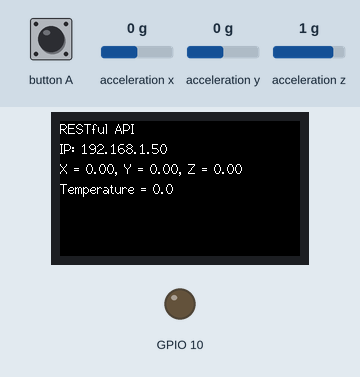
Simulated run of this sketch. Board: ESP32. On the bench: 240×135 colour display, output pins drawn as LEDs (lit = HIGH). The inputs (shaded band) are chosen by the test bench; at power-on: acceleration x 0 g, acceleration y 0 g, acceleration z 1 g. WiFi joins after 1.5 s; servers stay silent unless stated; what the sketch prints to the serial monitor is not drawn.

Above: at 2.9 s.
3.0 s: button A pressed for 0.15 s
At 3.08 s:
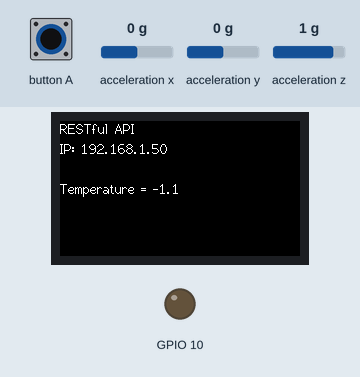
At 3.6 s:
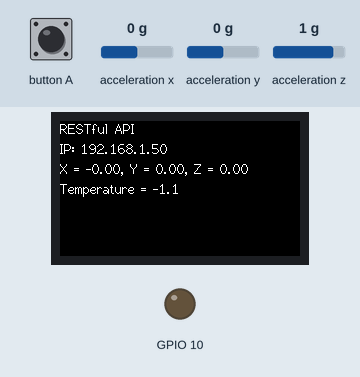
Timing chart, 0 to 6.0 s (numbered marks = the images above; inputs shaded):
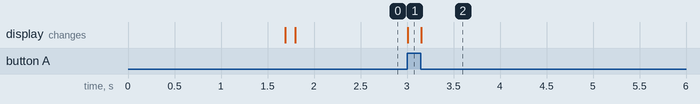

Measured:
- after the input at 3.0 s, the display: changes at once (image 1)

The sketch:

REST.ino
```cpp
// https://docs.m5stack.com/en/quick_start/m5stickc_plus/arduino
#include <WiFi.h>
#include <WebServer.h>
#include <M5StickCPlus.h>

/* Put your SSID & Password */
const char* ssid = "amos";
const char* password =  "thankyouamos";

// read new set of sensors value on button push
float pitch, roll, yaw, temperature;

WebServer server(80);

void setup() {
  Serial.begin(115200);

  // put your setup code here, to run once:
  M5.begin();

  int x = M5.IMU.Init(); //return 0 is ok, return -1 is unknown
  if(x!=0)
    Serial.println("IMU initialisation fail!");

  M5.Lcd.setRotation(3);
  M5.Lcd.fillScreen(BLACK);
  M5.Lcd.setCursor(0, 0, 2);
  M5.Lcd.printf("RESTful API", 0);

  WiFi.begin(ssid, password);

  // Setting the hostname
  WiFi.setHostname("group01-stick");

  Serial.print("Start WiFi ..");
  while (WiFi.status() != WL_CONNECTED) {
    delay(500);
    Serial.print("Connecting ..");
  }
  M5.Lcd.setCursor(0, 20, 2);
  M5.Lcd.print("IP: ");
  M5.Lcd.println(WiFi.localIP());

  pinMode(M5_BUTTON_HOME, INPUT);
  pinMode(M5_LED, OUTPUT);
  delay(100);

  server.on("/", handle_JsonResponse);
  server.on("/", handle_Root);
  server.on("/gyro/", handle_Gyro);
  server.on("/accel/", handle_Accel);
  server.on("/temp/", handle_Temp);
  server.on("/led/0", [](){handle_LED(0);});
  server.on("/led/1", [](){handle_LED(1);});
  server.on("/buzzer/0", [](){handle_Buzzer(0);});
  server.on("/buzzer/1", [](){handle_Buzzer(1);});
  server.onNotFound(handle_NotFound);

  server.begin();
  Serial.println("HTTP server started");
  Serial.print("Connected to the WiFi network. IP: ");
  Serial.println(WiFi.localIP());
}

void handle_Root() {
  String response = "{ \"status\": \"Device is running\" }";
  server.send(200, "application/json", response);
}

void handle_Gyro() {
  readGyro;
  String response = "{ \"gyro\": { \"pitch\": " + String(pitch, 6) + ", \"roll\": " + String(roll, 6) + ", \"yaw\": " + String(yaw, 6) + " } }";
  server.send(200, "application/json", response);
}

void handle_Accel() {
  float ax, ay, az;
  M5.IMU.getAccelData(&ax, &ay, &az);
  String response = "{ \"accel\": { \"ax\": " + String(ax, 6) + ", \"ay\": " + String(ay, 6) + ", \"az\": " + String(az, 6) + " } }";
  server.send(200, "application/json", response);
}

void handle_Temp() {
  temperature = readTemperature();
  String response = "{ \"temperature\": " + String(temperature, 2) + " }";
  server.send(200, "application/json", response);
}

void handle_LED(int state) {
  digitalWrite(M5_LED, state);
  String response = "{ \"led\": " + String(state) + " }";
  server.send(200, "application/json", response);
}

void handle_Buzzer(int state) {
  if (state == 1) {
    M5.Beep.mute();
    M5.Beep.tone(1000, 500);
  } else {
    M5.Beep.mute();
  }
  String response = "{ \"buzzer\": " + String(state) + " }";
  server.send(200, "application/json", response);
}

void handle_JsonResponse(){
  String response;
  response += "{ \"imu\": { \"pitch\": ";
  response += String(pitch, 6);
  response += ", \"roll\": ";
  response += String(roll, 6);
  response += ", \"yaw\": ";
  response += String(yaw, 6);
  response += ", \"temperature\": ";
  response += String(temperature, 6);
  response += " } }";
  Serial.println(response);
  digitalWrite(M5_LED, 1);

  server.send(200, "application/json", response);
}

void handle_NotFound(){
  server.send(404, "text/plain", "Not found");
}


bool readGyro(){
  M5.IMU.getAhrsData(&pitch, &roll, &yaw);
  return true;
}


float readTemperature(){
  float t;
  M5.IMU.getTempData(&t);
  t = (t-32.0)*5.0/9.0;
  return t;
}

uint8_t setup_flag = 1;

bool readSensors() {
  bool status = readGyro();
  if (status==true) {
    M5.Lcd.setCursor(0, 40, 2);
    M5.Lcd.printf("                                        ");
  }
  Serial.println("Gyro:");
  Serial.print("Pitch[X]: ");
  Serial.println(pitch);
  Serial.print("Roll[Y]: ");
  Serial.println(roll);
  Serial.print("Yaw[Z]: ");
  Serial.println(yaw);

  temperature = readTemperature();
  M5.Lcd.setCursor(0, 60, 2);
  M5.Lcd.printf("Temperature = %2.1f", temperature);
  Serial.print("Temperature: ");
  Serial.println(temperature);

  return status;
}

void loop() {
  server.handleClient();

  if (setup_flag == 1) {
    M5.Lcd.setCursor(0, 40, 2);
    M5.Lcd.printf("X = %3.2f, Y = %3.2f, Z = %3.2f", pitch, roll, yaw);
    M5.Lcd.setCursor(0, 60, 2);
    M5.Lcd.printf("Temperature = %2.1f", temperature);
  }

  if(!setup_flag){
    setup_flag = 1;
    bool status = readSensors();
    if (status)
      Serial.print("\n\rRead Sensors success...\n");
    else
      Serial.print("\n\rRead Sensors failed...\n");
  }

  if(digitalRead(M5_BUTTON_HOME) == LOW){
    setup_flag = 0;
    while(digitalRead(M5_BUTTON_HOME) == LOW);
  }
}
```
